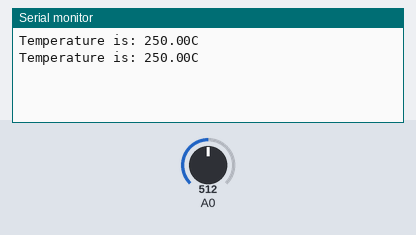
This sketch was run on a simulated Arduino Uno, built with avr-gcc and run on an emulated ATmega328P. Parts: the last lines printed to the serial monitor. The test bench sets the inputs (shaded band); at power-on: A0 = 512.

Above: at 1.8 s.
1.9 s: A0 set to 716
At 2.8 s:
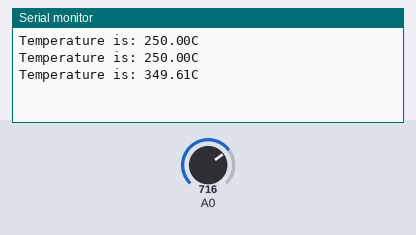
3.4 s: A0 set to 900
At 4.8 s:
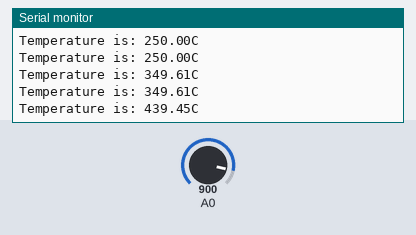
Timing chart, 0 to 6.4 s (numbered marks = the images above; inputs shaded):
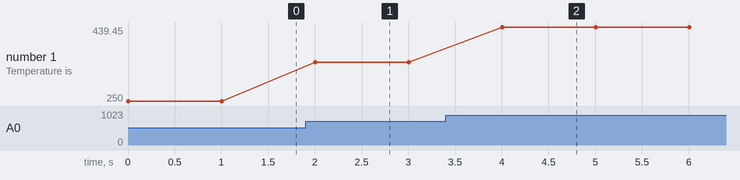

The sketch:

inlandProject12.ino
```cpp
void setup() {
  // put your setup code here, to run once:
  Serial.begin(9600);
  pinMode(A0, INPUT);
}

void loop() {
  // put your main code here, to run repeatedly:
  float value = analogRead(A0);

  float celsius = value * 0.48828125;
  Serial.print("Temperature is: ");
  Serial.print(celsius);
  Serial.print("C");
  Serial.println();

  delay(1000);
}
```

Measured:
- after the input at 1.9 s, the serial monitor: prints a new line after 0.10 s (image 1)
- after the input at 3.4 s, the serial monitor: prints a new line after 0.60 s (image 2)
- plotted number 1: 250 → 349.61 after the input at 1.9 s, 349.61 → 439.45 after the input at 3.4 s
